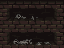

Tiled map render using the project's own tile images. Description and the whole map definition, tile-layer contents included, below:
An orthogonal 4x3 tile map with 16x16 px tiles, 1 tile layer (Слой тайлов 1).

<map version="1.9" tiledversion="1.9.2" orientation="orthogonal" renderorder="right-down" width="4" height="3" tilewidth="16" tileheight="16" infinite="0" nextlayerid="2" nextobjectid="1">
 <tileset firstgid="1" source="mainlevbuild.tsx" />
 <layer id="1" name="Слой тайлов 1" width="4" height="3">
  <data encoding="csv">
838,839,840,841,
902,903,904,905,
966,967,968,969
</data>
 </layer>
</map>
